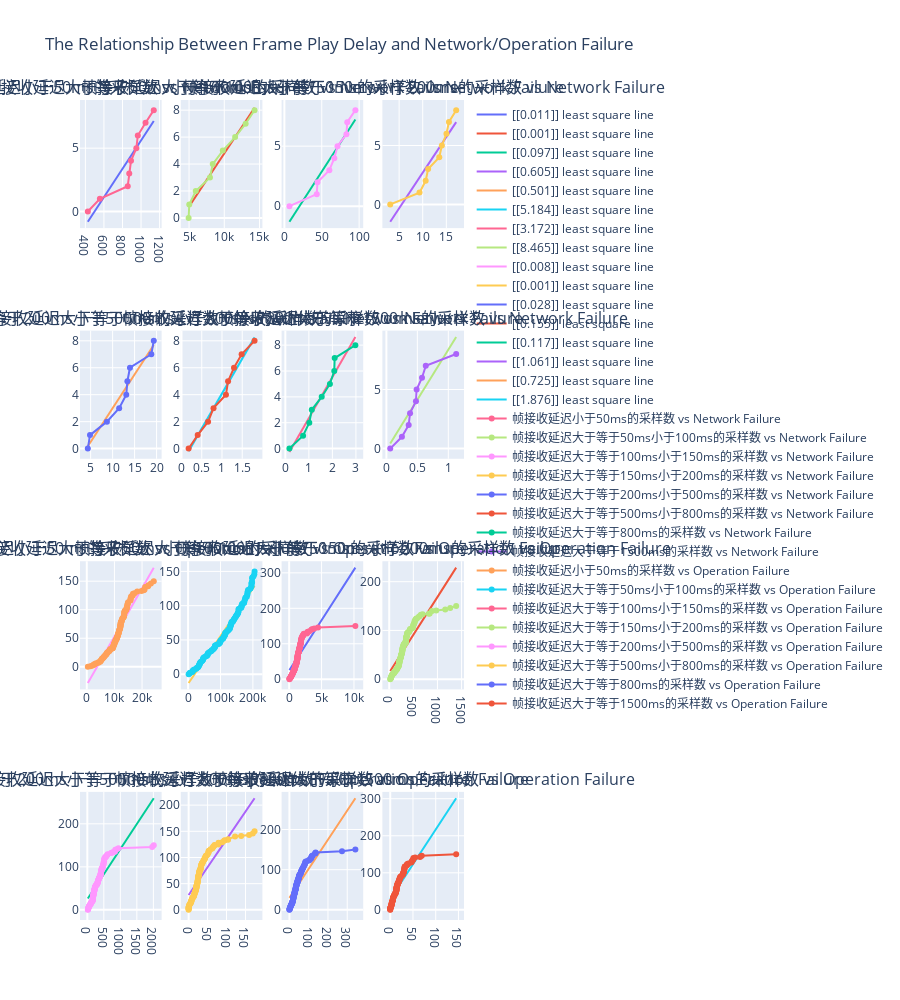

This figure's notebook cell:
### Code cell
data_framePlayDelay=data.loc[:,'framePlayDelay1':'framePlayDelay8']
# data_framePlayDelay groupby network 
network_framePlayDelay_mean=data_framePlayDelay.groupby(data.network_failure).mean()
weight=pd.DataFrame(np.arange(len(network_framePlayDelay_mean)/10,0.1,-0.1))
network_framePlayDelay_mea=pd.concat([network_framePlayDelay_mean,weight],axis=1, ignore_index=False).rename(columns={0: 'weight'}).dropna()
network_framePlayDelay_median=pd.concat([data_framePlayDelay.groupby(data.network_failure).median(),weight],axis=1, ignore_index=False).rename(columns={0: 'weight'}).dropna()
network_framePlayDelay_mean=((network_framePlayDelay_mea+network_framePlayDelay_median)/2).multiply(network_framePlayDelay_mea.weight, axis="index").rename(columns={0: 'weight'}).dropna()

# data_framePlayDelay groupby operation
operation_framePlayDelay_mean=data_framePlayDelay.groupby(data.operation_failure).mean()
weight=pd.DataFrame(np.arange(len(operation_framePlayDelay_mean)/10,0.1,-0.1))
operation_framePlayDelay_mea=pd.concat([operation_framePlayDelay_mean,weight],axis=1, ignore_index=False).rename(columns={0: 'weight'}).dropna()
operation_framePlayDelay_median=pd.concat([data_framePlayDelay.groupby(data.operation_failure).median(),weight],axis=1, ignore_index=False).rename(columns={0: 'weight'}).dropna()
operation_framePlayDelay_mean=((operation_framePlayDelay_mea+operation_framePlayDelay_median)/2).multiply(operation_framePlayDelay_mea.weight, axis="index").rename(columns={0: 'weight'}).dropna()

data_framePlayDelay_index=data_framePlayDelay.columns
data_framePlayDelay_list=data_framePlayDelay_index.values.tolist()
framePlayDelay_name=['帧接收延迟小于50ms的采样数','帧接收延迟大于等于50ms小于100ms的采样数','帧接收延迟大于等于100ms小于150ms的采样数','帧接收延迟大于等于150ms小于200ms的采样数','帧接收延迟大于等于200ms小于500ms的采样数','帧接收延迟大于等于500ms小于800ms的采样数','帧接收延迟大于等于800ms的采样数','帧接收延迟大于等于1500ms的采样数']
#network failure vs framePlayDelay rate
def c_framePlayDelay_mean(m):
    framePlayDelay_mean=[network_framePlayDelay_mean,operation_framePlayDelay_mean]
    return framePlayDelay_mean[m]

def c_framePlayDelay_index(n):
    return data_framePlayDelay_index[n]

def c_name_framePlayDelay_con(p,k):
    framePlayDelayname=[]     
    for zh_names in framePlayDelay_name:
        answer=zh_names+' vs '+ c_netope_list(p)
        framePlayDelayname.append(answer)
    return framePlayDelayname[k]

net_framePlayDelayname=[]
for zh_names in framePlayDelay_name:
    answer=zh_names + ' vs '+c_netope_list(0) 
    net_framePlayDelayname.append(answer)

opr_framePlayDelayname=[]
for zh_names in framePlayDelay_name:
    answer=zh_names + ' vs '+ c_netope_list(1) 
    opr_framePlayDelayname.append(answer)

framePlayDelayname=net_framePlayDelayname+opr_framePlayDelayname

def framePlayDelay_no(m,n,w,p,k,r,c):
    return framePlayDelayno.add_trace(go.Scatter(x=c_framePlayDelay_mean(m)[c_framePlayDelay_index(n)].sort_values(),y=no_i(w),name=c_name_framePlayDelay_con(p,k),mode='lines+markers'),row=r,col=c)

def leastsquare_framePlayDelay(m,n,w,r,c):
    x_data=c_framePlayDelay_mean(m)[c_framePlayDelay_index(n)].sort_values().values[:,np.newaxis]
    y_data=c_framePlayDelay_mean(m)[c_framePlayDelay_index(n)].index.values[:,np.newaxis]

    reg=LinearRegression().fit(x_data,y_data)
    reg_coef=str(reg.coef_.round(3))
    reg_predict=reg.predict(x_data).flatten()
    return framePlayDelayno.add_trace(go.Scatter(x=x_data.flatten(),y=reg_predict,name=reg_coef+' least square line',mode='lines'),row=r, col=c)

framePlayDelayno = make_subplots(rows=4, cols=4, subplot_titles=(framePlayDelayname))

leastsquare_framePlayDelay(0,0,0,1,1)
leastsquare_framePlayDelay(0,1,0,1,2)
leastsquare_framePlayDelay(0,2,0,1,3)
leastsquare_framePlayDelay(0,3,0,1,4)
leastsquare_framePlayDelay(0,4,0,2,1)
leastsquare_framePlayDelay(0,5,0,2,2)
leastsquare_framePlayDelay(0,6,0,2,3)
leastsquare_framePlayDelay(0,7,0,2,4)

leastsquare_framePlayDelay(1,0,1,3,1)
leastsquare_framePlayDelay(1,1,1,3,2)
leastsquare_framePlayDelay(1,2,1,3,3)
leastsquare_framePlayDelay(1,3,1,3,4)
leastsquare_framePlayDelay(1,4,1,4,1)
leastsquare_framePlayDelay(1,5,1,4,2)
leastsquare_framePlayDelay(1,6,1,4,3)
leastsquare_framePlayDelay(1,7,1,4,4)

framePlayDelay_no(0,0,0,0,0,1,1)
framePlayDelay_no(0,1,0,0,1,1,2)
framePlayDelay_no(0,2,0,0,2,1,3)
framePlayDelay_no(0,3,0,0,3,1,4)
framePlayDelay_no(0,4,0,0,4,2,1)
framePlayDelay_no(0,5,0,0,5,2,2)
framePlayDelay_no(0,6,0,0,6,2,3)
framePlayDelay_no(0,7,0,0,7,2,4)

framePlayDelay_no(1,0,1,1,0,3,1)
framePlayDelay_no(1,1,1,1,1,3,2)
framePlayDelay_no(1,2,1,1,2,3,3)
framePlayDelay_no(1,3,1,1,3,3,4)
framePlayDelay_no(1,4,1,1,4,4,1)
framePlayDelay_no(1,5,1,1,5,4,2)
framePlayDelay_no(1,6,1,1,6,4,3)
framePlayDelay_no(1,7,1,1,7,4,4)

framePlayDelayno=framePlayDelayno.update_layout(height=1000, title_text="The Relationship Between Frame Play Delay and Network/Operation Failure")
framePlayDelayno.show()
